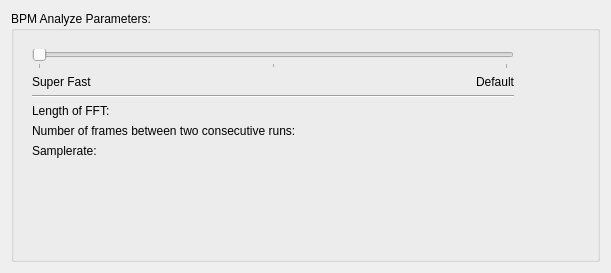
<?xml version="1.0" encoding="UTF-8"?>
<ui version="4.0">
 <class>BPMOptionsPage</class>
 <widget class="QWidget" name="BPMOptionsPage">
  <property name="geometry">
   <rect>
    <x>0</x>
    <y>0</y>
    <width>611</width>
    <height>273</height>
   </rect>
  </property>
  <layout class="QVBoxLayout" name="verticalLayout">
   <item>
    <widget class="QGroupBox" name="bpm_options">
     <property name="title">
      <string>BPM Analyze Parameters:</string>
     </property>
     <layout class="QVBoxLayout" name="verticalLayout_2">
      <item>
       <widget class="QWidget" name="verticalWidget" native="true">
        <property name="maximumSize">
         <size>
          <width>500</width>
          <height>16777215</height>
         </size>
        </property>
        <layout class="QVBoxLayout" name="verticalLayout_3">
         <item>
          <widget class="QSlider" name="slider_parameter">
           <property name="minimum">
            <number>1</number>
           </property>
           <property name="maximum">
            <number>3</number>
           </property>
           <property name="pageStep">
            <number>1</number>
           </property>
           <property name="orientation">
            <enum>Qt::Horizontal</enum>
           </property>
           <property name="tickPosition">
            <enum>QSlider::TicksBelow</enum>
           </property>
           <property name="tickInterval">
            <number>1</number>
           </property>
          </widget>
         </item>
         <item>
          <layout class="QHBoxLayout" name="slider_labels">
           <property name="spacing">
            <number>6</number>
           </property>
           <item>
            <widget class="QLabel" name="slider_super_fast">
             <property name="layoutDirection">
              <enum>Qt::RightToLeft</enum>
             </property>
             <property name="text">
              <string>Super Fast</string>
             </property>
             <property name="alignment">
              <set>Qt::AlignLeading|Qt::AlignLeft|Qt::AlignTop</set>
             </property>
            </widget>
           </item>
           <item>
            <widget class="QLabel" name="slider_default">
             <property name="toolTip">
              <string extracomment="Most accurate"/>
             </property>
             <property name="text">
              <string>Default</string>
             </property>
             <property name="alignment">
              <set>Qt::AlignRight|Qt::AlignTop|Qt::AlignTrailing</set>
             </property>
            </widget>
           </item>
          </layout>
         </item>
         <item>
          <widget class="Line" name="line">
           <property name="orientation">
            <enum>Qt::Horizontal</enum>
           </property>
          </widget>
         </item>
         <item>
          <layout class="QGridLayout" name="gridLayout" columnstretch="4,0">
           <item row="2" column="0">
            <widget class="QLabel" name="samplerate_label">
             <property name="text">
              <string>Samplerate:</string>
             </property>
            </widget>
           </item>
           <item row="2" column="1">
            <widget class="QLabel" name="samplerate_value">
             <property name="text">
              <string/>
             </property>
             <property name="alignment">
              <set>Qt::AlignRight|Qt::AlignTrailing|Qt::AlignVCenter</set>
             </property>
            </widget>
           </item>
           <item row="1" column="1">
            <widget class="QLabel" name="hop_s_value">
             <property name="text">
              <string/>
             </property>
             <property name="alignment">
              <set>Qt::AlignRight|Qt::AlignTrailing|Qt::AlignVCenter</set>
             </property>
            </widget>
           </item>
           <item row="1" column="0">
            <widget class="QLabel" name="hop_s_label">
             <property name="text">
              <string>Number of frames between two consecutive runs:</string>
             </property>
            </widget>
           </item>
           <item row="0" column="1">
            <widget class="QLabel" name="win_s_value">
             <property name="text">
              <string/>
             </property>
             <property name="alignment">
              <set>Qt::AlignRight|Qt::AlignTrailing|Qt::AlignVCenter</set>
             </property>
            </widget>
           </item>
           <item row="0" column="0">
            <widget class="QLabel" name="win_s_label">
             <property name="text">
              <string>Length of FFT:</string>
             </property>
            </widget>
           </item>
          </layout>
         </item>
        </layout>
       </widget>
      </item>
      <item>
       <spacer name="verticalSpacer">
        <property name="orientation">
         <enum>Qt::Vertical</enum>
        </property>
        <property name="sizeHint" stdset="0">
         <size>
          <width>20</width>
          <height>40</height>
         </size>
        </property>
       </spacer>
      </item>
     </layout>
    </widget>
   </item>
  </layout>
 </widget>
 <resources/>
 <connections/>
</ui>
